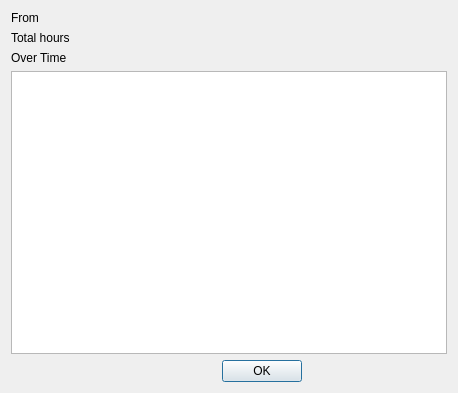
<?xml version="1.0" encoding="UTF-8"?>
<ui version="4.0">
 <class>DialogStatistics</class>
 <widget class="QDialog" name="DialogStatistics">
  <property name="geometry">
   <rect>
    <x>0</x>
    <y>0</y>
    <width>458</width>
    <height>393</height>
   </rect>
  </property>
  <property name="windowTitle">
   <string>Statistics</string>
  </property>
  <layout class="QGridLayout" name="gridLayout">
   <item row="0" column="0" colspan="2">
    <widget class="QLabel" name="labelPeriod">
     <property name="text">
      <string>From</string>
     </property>
    </widget>
   </item>
   <item row="3" column="0">
    <widget class="QLabel" name="label">
     <property name="text">
      <string>Total hours</string>
     </property>
    </widget>
   </item>
   <item row="7" column="0" colspan="2">
    <widget class="QTableView" name="tableView"/>
   </item>
   <item row="8" column="1">
    <widget class="QDialogButtonBox" name="buttonBox">
     <property name="orientation">
      <enum>Qt::Horizontal</enum>
     </property>
     <property name="standardButtons">
      <set>QDialogButtonBox::Ok</set>
     </property>
     <property name="centerButtons">
      <bool>true</bool>
     </property>
    </widget>
   </item>
   <item row="4" column="0">
    <widget class="QLabel" name="label_2">
     <property name="text">
      <string>Over Time</string>
     </property>
    </widget>
   </item>
  </layout>
 </widget>
 <resources/>
 <connections>
  <connection>
   <sender>buttonBox</sender>
   <signal>accepted()</signal>
   <receiver>DialogStatistics</receiver>
   <slot>accept()</slot>
   <hints>
    <hint type="sourcelabel">
     <x>328</x>
     <y>383</y>
    </hint>
    <hint type="destinationlabel">
     <x>157</x>
     <y>274</y>
    </hint>
   </hints>
  </connection>
  <connection>
   <sender>buttonBox</sender>
   <signal>rejected()</signal>
   <receiver>DialogStatistics</receiver>
   <slot>reject()</slot>
   <hints>
    <hint type="sourcelabel">
     <x>396</x>
     <y>383</y>
    </hint>
    <hint type="destinationlabel">
     <x>286</x>
     <y>274</y>
    </hint>
   </hints>
  </connection>
  <connection>
   <sender>tableView</sender>
   <signal>clicked(QModelIndex)</signal>
   <receiver>DialogStatistics</receiver>
   <slot>details(QModelIndex)</slot>
   <hints>
    <hint type="sourcelabel">
     <x>240</x>
     <y>197</y>
    </hint>
    <hint type="destinationlabel">
     <x>452</x>
     <y>47</y>
    </hint>
   </hints>
  </connection>
 </connections>
 <slots>
  <slot>details(QModelIndex)</slot>
  <slot>ownChanged(QString)</slot>
 </slots>
</ui>
